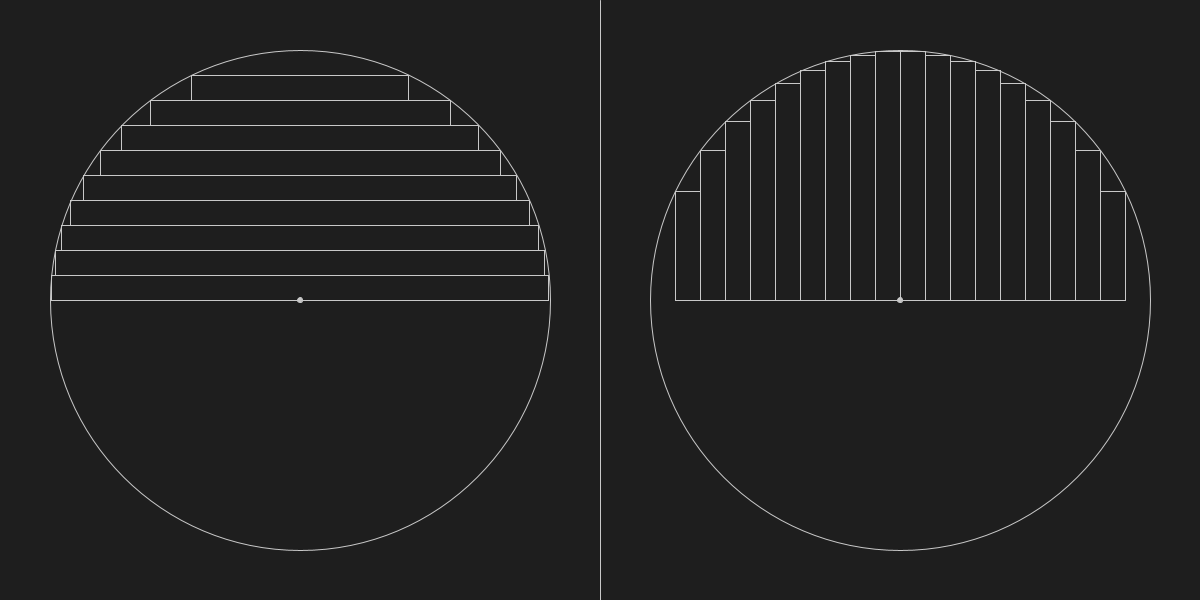
Frame 1 (no input)
Frame 60 (the mouse pressed at the canvas centre just before this capture): identical to frame 1, image omitted
Frame 120 (the mouse held since frame 60 and released just before this capture): identical to frame 1, image omitted

The Processing sketch that drew this single still picture (run headless with seeded random() and noise(); from frame 60 on, the mouse is pressed at the canvas centre):

// Processing sketch: X058_SliceCircle
// ── X058_SliceCircle.pde
// 11.16.17
//
// Slice Ellipse
//
// Turning a curved shape into layers.. in order to make holes for the walls
// Do it for both vertical and horizontal slices!
//
// Layer is a simplified version of the class used in the past few sketches 
//

float d = 500;
float layer_height = 25;
float min_width = 10;
ArrayList<Layer> layers_h = new ArrayList<Layer>();
ArrayList<Layer> layers_v = new ArrayList<Layer>();

void setup() {
  size(1200, 600);

  noFill();
  stroke(200);
  
  layers_h = sliceSemiCircleHorizontal(300, 300, d/2, layer_height, min_width);
  layers_v = sliceSemiCircleVertical(900, 300, d/2, layer_height, min_width);
}

void draw() {
  background(30);
  
  noFill();
  stroke(200);
  ellipse(300, 300, d, d);
  line(600, 0, 600, 600);
  ellipse(900, 300, d, d);
  
  for (Layer l : layers_h) {
    l.draw();
  }
  
  for (Layer l : layers_v) {
    l.draw();
  }
  
  
  fill(200);
  ellipse(300, 300, 5, 5);
  ellipse(900, 300, 5, 5);
}

ArrayList<Layer> sliceSemiCircleHorizontal(float center_x, float center_y, float radius, float layer_height, float min_width) {
  ArrayList<Layer> layers = new ArrayList<Layer>();
  int num_layers = floor(radius / layer_height);
  
  for (int i = 1; i <= num_layers; i++) {
    float y = center_y - i * layer_height;
    float val = sqrt(sq(radius) - sq(y-center_y));
    float left = center_x - val;
    float right = center_x + val;
    if (right - left >= min_width) {
      Layer l = new Layer(center_x - val, center_x + val, y, layer_height, false);
      layers.add(l);
    }
  }
  
  return layers;
}

ArrayList<Layer> sliceSemiCircleVertical(float center_x, float center_y, float radius, float layer_size, float min_width) {
  ArrayList<Layer> layers = new ArrayList<Layer>();
  int num_layers = floor(radius / layer_size);
  
  float sliced_width = num_layers * layer_size;
  float start_x = center_x - sliced_width;
  
  float right_bound = center_y;
  
  // left half 
  for (int i = 0; i < num_layers; i++) {
    float x = start_x + i * layer_size;
    float left_bound = center_y - sqrt(sq(radius) - sq(x - center_x));
    
    if (right_bound - left_bound >= min_width) {
      Layer l = new Layer(left_bound, right_bound, x, layer_size, true);
      layers.add(l);
    }
  }
  // right half
  for (int i = 1; i <= num_layers; i++) {
    float x = center_x + i * layer_size;
    float left_bound = center_y - sqrt(sq(radius) - sq(x - center_x));
    if (right_bound - left_bound >= min_width) {
      Layer l = new Layer(left_bound, right_bound, x-layer_size, layer_size, true);
      layers.add(l);
    }
  }
  
  return layers;
}

void mousePressed() {
  println(mouseX + ", " + mouseY);
}
// ── Layer.pde
class Layer {
  float left_boundary;
  float right_boundary;
  float size;
  float position;
  float layer_height; 
  
  boolean isVertical;
  
  public Layer(float left, float right, float position, float layer_height, boolean isVertical) {
    left_boundary = left;
    right_boundary = right;
    this.position = position;
    this.layer_height = layer_height;
    this.size = right_boundary - left_boundary;
    
    this.isVertical = isVertical;
  }
  
  public void draw() {
    if (isVertical) {
      rect(position, left_boundary, layer_height, size); 
    }
    else {
      rect(left_boundary, position, size, layer_height);
    }
  }
}
